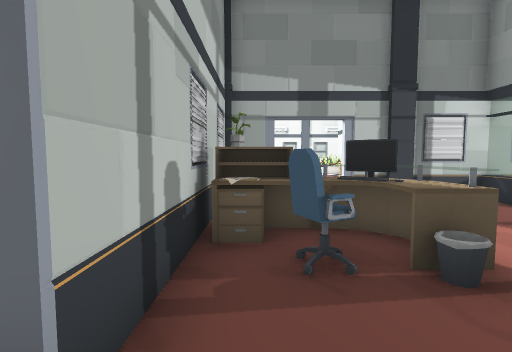
View 1 (above)

24 first-person views from a walk through a 3-D level made in the Unity game engine. The camera is 1.2 m above the floor, tilts 4° down and sees 85° across. The floor is counted in squares, 1 m on a side. Each view is taken from the middle of a square. On the plan, view 1 faces up. The plan holds only what a view shows up to about 13 squares ahead; the rest is blank. The place goes on beyond the plan. Some animated figures are not drawn. Door leaves are left out, so doorways stand open. Some surface patterns are stand-ins.

View 2
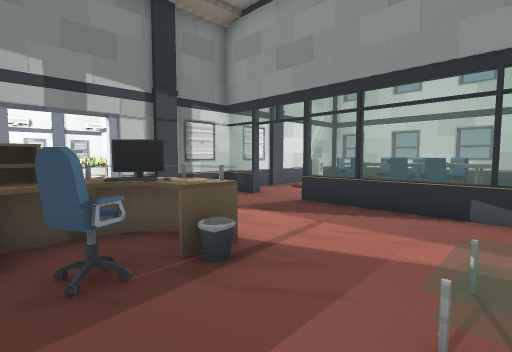

View 3
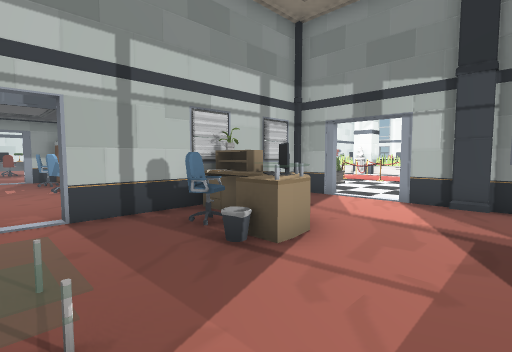

View 4
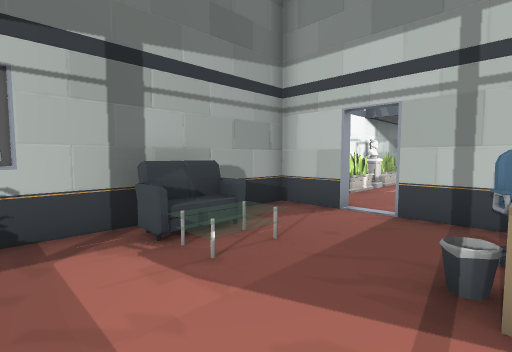

View 5
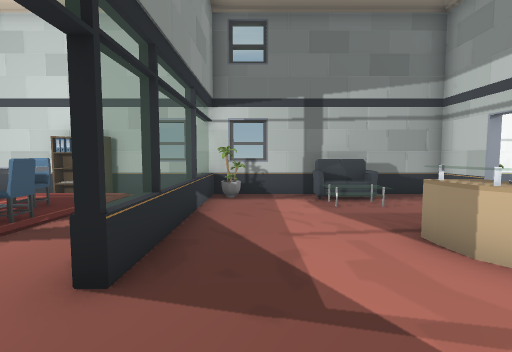

View 6
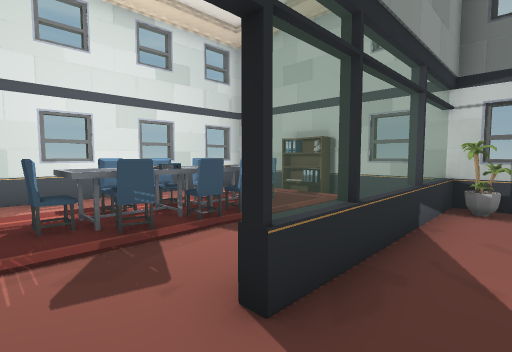

View 7
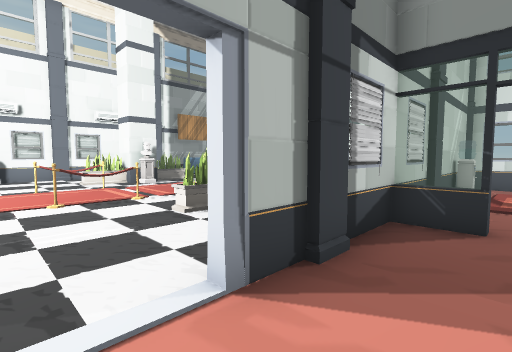

View 8
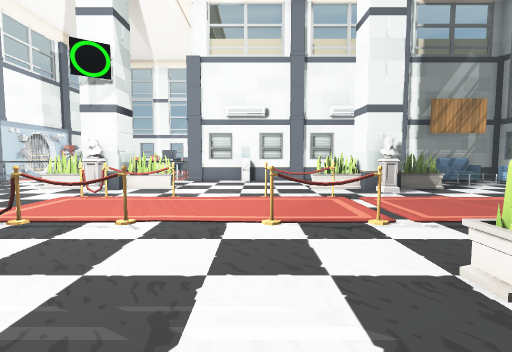

View 9
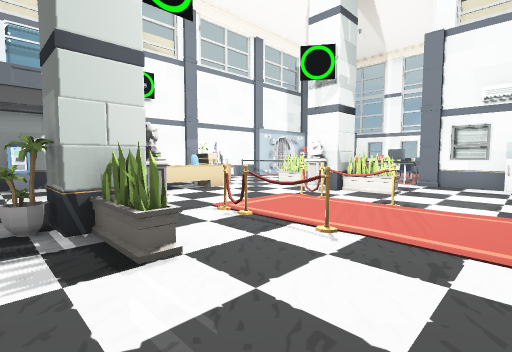

View 10
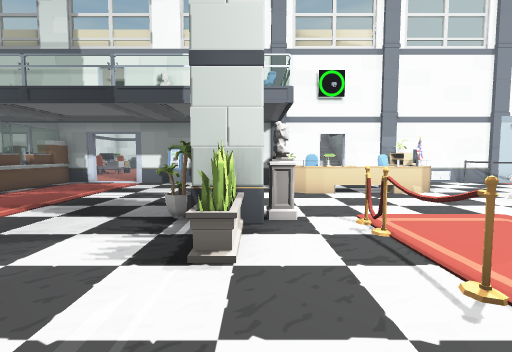

View 11
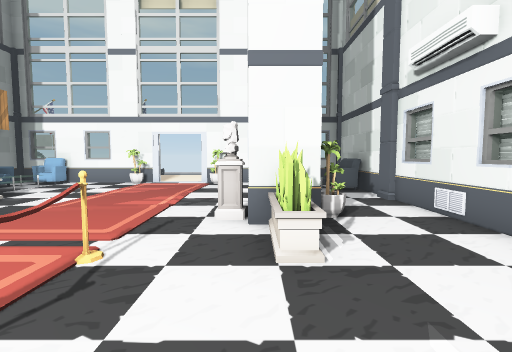

View 12
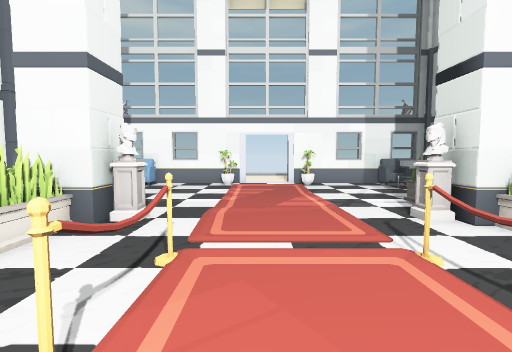

View 13
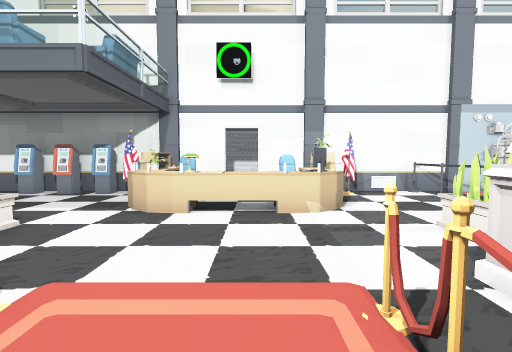

View 14
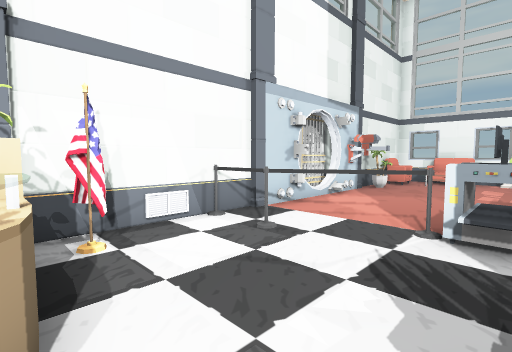

View 15
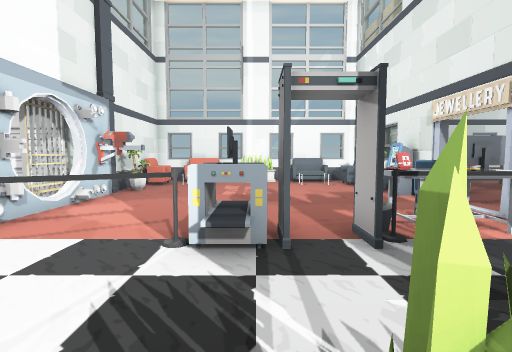

View 16
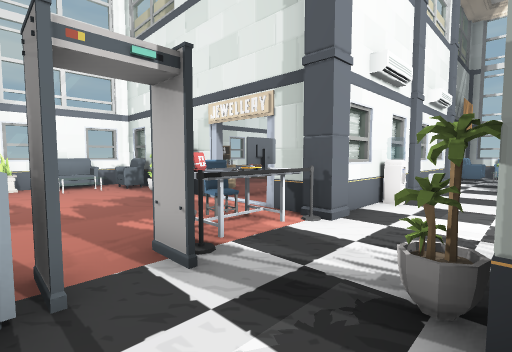

View 17
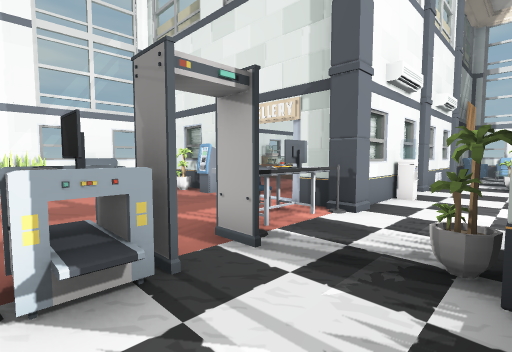

View 18
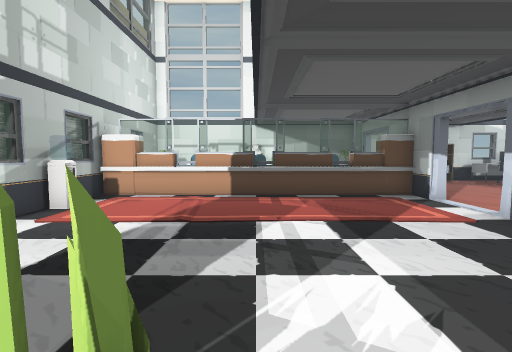

View 19
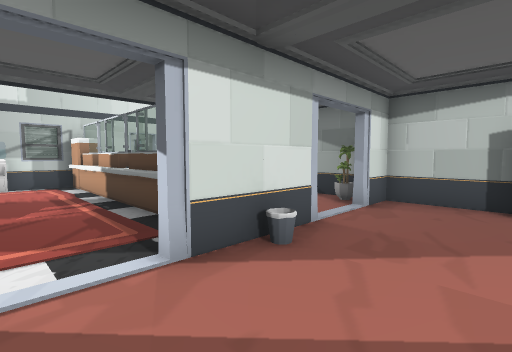

View 20
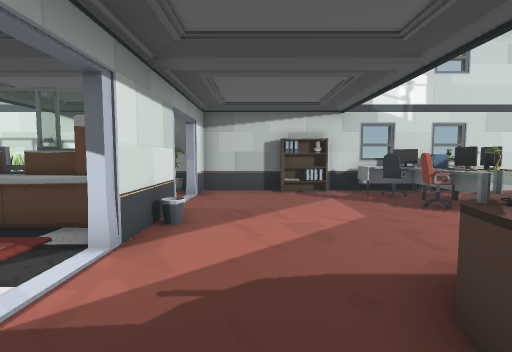

View 21
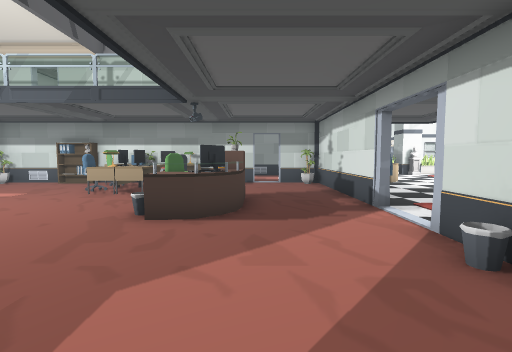

View 22
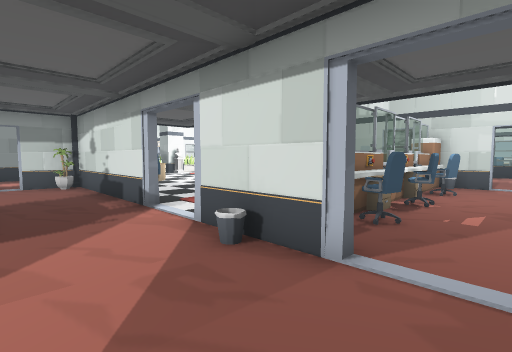

View 23
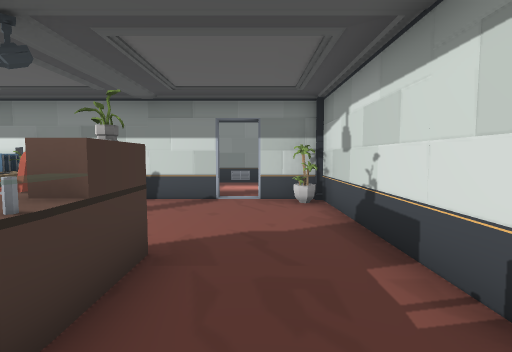

View 24
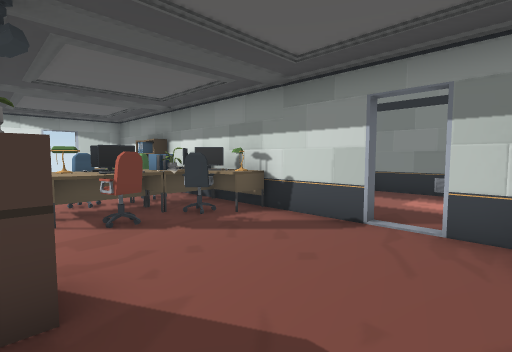

### Floor plan
Key: @ floor where view 1 was taken; # wall or solid block; x gap in a wall; . main floor; : floor 0.25 m higher than the main floor; + floor 0.5 m higher than the main floor; / step, stairs or slope; D open door; = window, fence, low wall or low ledge; ^ raised ledge; P pillar; C computer; B barrier; T table; S sofa; H shelf; W water cooler; E desk; M cash machine; O other object.
Columns run from 20 left of view 1 to 14 right of it. Each row starts with its distance up from view 1.
 33          ###S=#=####
 32          #S/ .O.//S#
 31          #S+/...//S#   ..O
 30          #.........#   ..O
 29         ##O.......O=   .
 28         #P........M# O..
 27         D#OO.......DD..
 26         DDD........DD.
 25         #DD.......ODD
 24          DD.....TCCD
 23          P...OO.BBBP=WW P=# =P S ##
 22          #OOO.........W........SS=#
 21          #.....................OO=#
 20          #.....OP#O......OO O.....#
 19          ##....OPPO......OPPO.....=
 18     #### POEC....P.........P......#
 17     :... #EECE...BBBO.OBB........O#
 16      ... D..EE....................D
 15      ... D .EE....................D
 14       .D # EEE...BBBO.OBB........O#
 13 ######xD#PEEE....P.........P......#
 12 EEEE....O##O...OPPO......OPPO.....=
 11 EEEE.....#M....OP#O......OO#O ....#
 10 EEEE.....#M......O...........   O=#
  9 .EE......#M....................SS=#
  8 ...   #..#M........P#DDDP=##=P#SW#P
  7 ....O# .DD.........=.DDD..==....W.=
  6 .... C............WW.......D......#
  5  ...  ..DDD........W^ .....D..TT..#
  4   ......DD.........=OCC...==.OTT..=
  3    ......#EEEEEEEEE#OO ...##.OTT..#
  2   EE....DD.O.OOOO..#......==.OTT..=
  1  EEE...............D......== .TT..#
  0 EEEE....DD.........D@.OO..== .O.. #
 -1 EE#E.HH.DDO.OOPOO.O#..SS..#= .HH. =
 -2 #####H########P##########=##=#H####

Where each view was taken, in squares from view 1:
view 1: 0 up, 0 right, facing up
view 2: 0 up, 0 right, facing up-right
view 3: 0 up, 5 right, facing up-left
view 4: 3 up, 5 right, facing down-left
view 5: 7 up, 5 right, facing down
view 6: 6 up, 5 right, facing down-right
view 7: 6 up, 1 right, facing up-right
view 8: 9 up, 2 right, facing up
view 9: 10 up, 2 right, facing up-left
view 10: 12 up, 2 right, facing left
view 11: 12 up, 1 right, facing right
view 12: 16 up, 1 right, facing right
view 13: 16 up, 1 left, facing left
view 14: 18 up, 6 left, facing up-left
view 15: 19 up, 6 left, facing up
view 16: 20 up, 6 left, facing up-right
view 17: 20 up, 7 left, facing up-right
view 18: 12 up, 6 left, facing down
view 19: 6 up, 14 left, facing down-right
view 20: 8 up, 13 left, facing down
view 21: 0 up, 14 left, facing up
view 22: 0 up, 14 left, facing up-right
view 23: 5 up, 13 left, facing up
view 24: 8 up, 12 left, facing up-left
